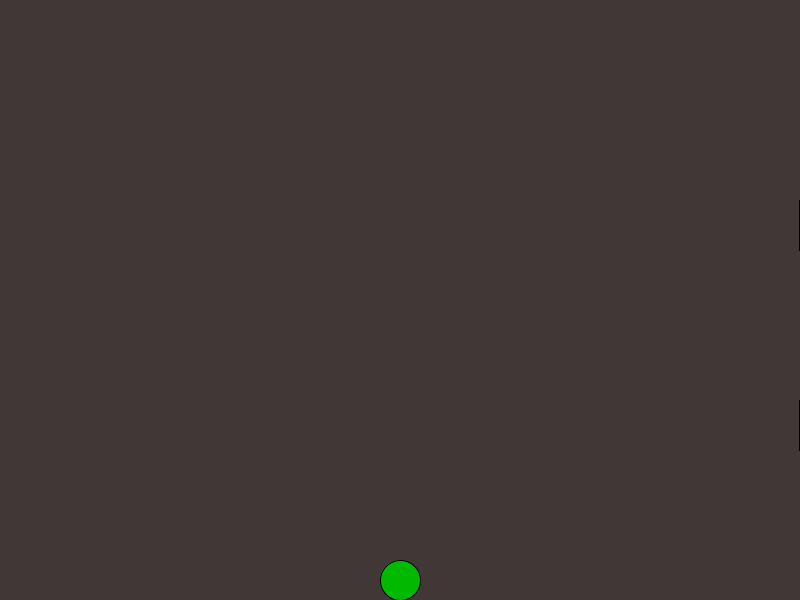
Frame 1 (no input)
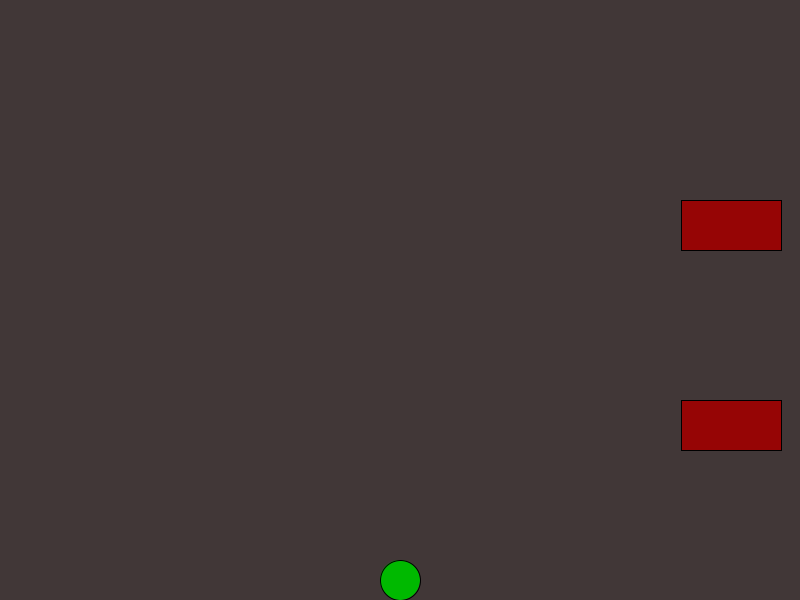
Frame 60 (the mouse pressed at the canvas centre just before this capture)
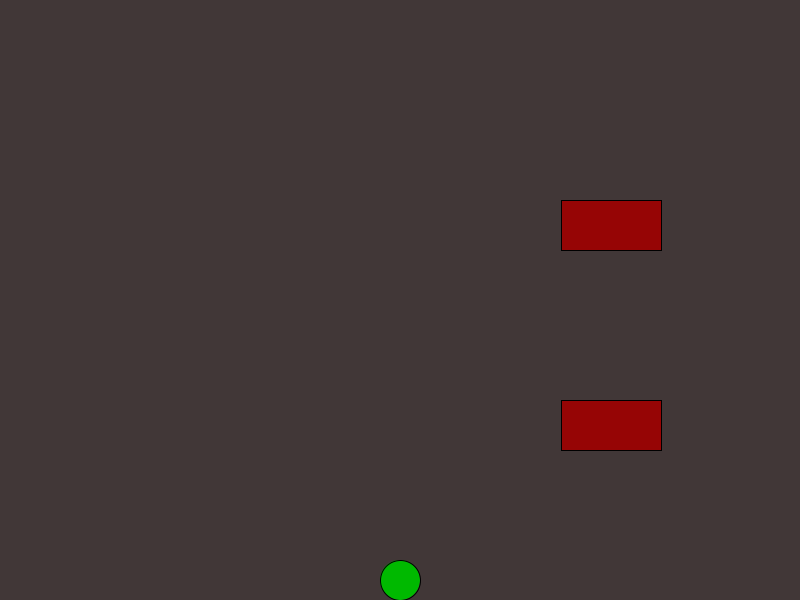
Frame 120 (the mouse held since frame 60 and released just before this capture)

The Processing sketch that drew these frames (run headless with seeded random() and noise(); from frame 60 on, the mouse is pressed at the canvas centre):

// Processing sketch: root
// ── root.pde
int x = 400;
int y = 580;
Car c1 = new Car(799, 200, 100, 2);
Car c2 = new Car(799, 400, 100, 2);
void setup(){
  size(800, 600);
}


void draw(){
  background(65,55,55);
  fill(0, 185, 0);
ellipse(x, y, 40, 40);
method();
c1.display();
c2.display();
c1.speed();
c2.speed();
}


void keyPressed(){
    if(key == CODED){
        if(keyCode == UP)
        {
            y = y - 10;
        }
        else if(keyCode == DOWN)
        {
            y = y + 10;        
          }
        else if(keyCode == RIGHT)
        {
            x = x + 10;
        }
        else if(keyCode == LEFT)
        {
            x = x - 10;
        }
    }
}


void method(){
  if(x > 780){
    x = 779;
  }
  else if(x < 20){
    x = 21;
  }
  else if(y > 580){
    y = 579;
  }
  else if(y < 20){
    y = 21;
  }
}


class Car{
int carX;
int carY;
int size;
int speed;
public Car(int carX, int carY, int size, int speed){
  this.carX = carX;
  this.carY = carY;
  this.size = size;
  this.speed = speed;
}
void display()
  {
    fill(150, 5, 5);
    rect(carX , carY,  size, 50);
  }
  void speed(){
    carX = carX - speed;
    if (carX < -100){
    carX = 799;
    }
  }
}
